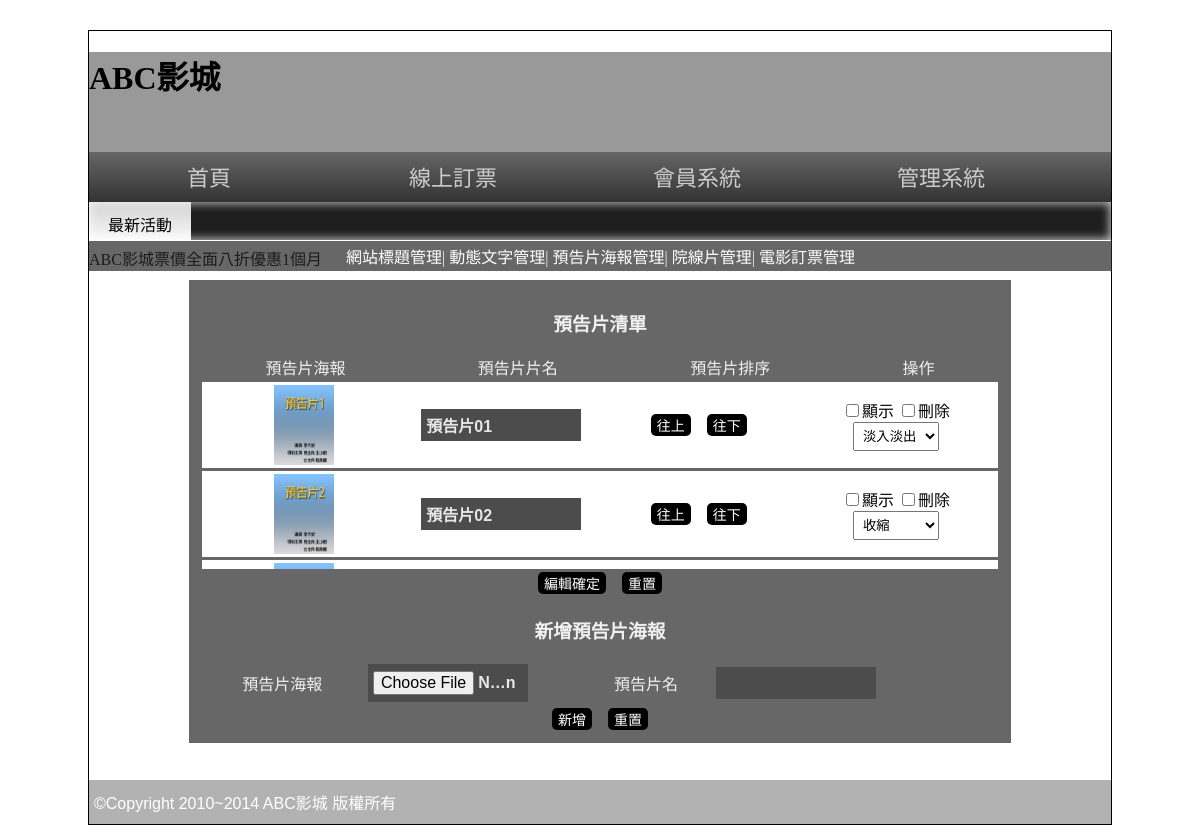
The page /back.php?do=poster (signed in) on the database its author committed.
### tables this page shows
CREATE TABLE `poster` (
  `id` int(10) UNSIGNED NOT NULL,
  `name` text NOT NULL,
  `img` text NOT NULL,
  `sh` int(1) NOT NULL DEFAULT 1,
  `rank` int(5) NOT NULL,
  `ani` int(1) NOT NULL DEFAULT 1
);

### api/db.php (called while the page is built, shortened)
<?php
class DB
{
    protected $dsn = "mysql:host=localhost;charset=utf8;dbname=web03-3;";
    protected $pdo;
    protected $table;
    public function __construct($table)
    {
        $this->table = $table;
        $this->pdo = new PDO($this->dsn, 'root', '');
    }
    private function sql_all($sql, $array, $other)
    {
        if (isset($this->table) && !empty($this->table)) {
            if (is_array($array)) {
                if (!empty($array)) {
                    $tmp = $this->a2s($array);
                    $sql .= " where " . join(" && ", $tmp);
                }
            } else {
                $sql .= " $array ";
            }
            return $sql .= $other;
        } else {
            echo "x table";
        }
    }
    function all($where = '', $other = '')
    {
        $sql = "select * from `$this->table` ";
        $sql = $this->sql_all($sql, $where, $other);
        return $this->pdo->query($sql)->fetchAll(PDO::FETCH_ASSOC);
    }
}
$Poster=new DB('poster');

### back/poster.php (the view, shortened to what this page needs)
<h3 class="ct">預告片清單</h3>
<div class="ct posterdiv" style="display: flex;justify-content:space-around">
    <div>預告片海報</div>
    <div>預告片片名</div>
    <div>預告片排序</div>
    <div>操作</div>
</div>
<form action="./api/save_poster.php" method="post">
    <div style="height: 190px;overflow:auto;">
        <?php
        $rows = $Poster->all(" order by rank");
        foreach ($rows as $idx=>$row) {
        ?>
        <div class="item" style="display: flex; justify-content:space-between;">
            <div><img src="./img/<?=$row['img'];?>" style="width:60px;height:80px;"></div>
            <div><input type="text" name="name[]" value="<?=$row['name'];?>"></div>
            <div>
                <input class="btn" type="button" value="往上" data-id="<?=$row['id'];?>" data-sw="<?=($idx!==0)?$rows[$idx-1]['id']:$row['id'];?>" >
                <input class="btn" type="button" value="往下" data-id="<?=$row['id'];?>" data-sw="<?=((count($rows)-1)!=$idx)?$rows[$idx+1]['id']:$row['id'];?>" >
            </div>
            <div>
                <input type="checkbox" name="sh[]" value="<?=$row['id'];?><?=($row['sh']==1)?'checked':'';?>">顯示
                <input type="checkbox" name="del[]" value="<?=$row['id'];?>">刪除
                <select name="ani[]" id="">
                    <option value="1"<?=($row['ani']==1)?'selected':'';?>>淡入淡出</option>
                    <option value="2"<?=($row['ani']==2)?'selected':'';?>>收縮</option>
                </select>
            </div>
        </div>
        <?php
        }
        ?>
    </div>
    <div class="ct">
        <input type="submit" value="編輯確定">
        <input type="reset" value="重置">
    </div>
</form>
<h3 class="ct">新增預告片海報</h3>
<form action="./api/save_poster.php" method="post" enctype="multipart/form-data">
<table class="ts">
<tr>
    <td>預告片海報</td>
    <td><input type="file" name="poster" id=""></td>
    <td>預告片名</td>
    <td><input type="text" name="name" id=""></td>
</tr>
</table>
<div class="ct">
    <input type="submit" value="新增">
    <input type="reset" value="重置">
</div>
</form>

### css/css.css (style rules this page uses)
body { font-family: 微軟正黑體; }
select, select option { padding: 5px; }
input[type='text'], input[type='file'], input[type='password'], textarea, .button { width: 150px; font-size: 16px; padding: 7px 5px 7px 5px; background: #4C4C4C; color: #E7E7E7; border: none; font: Open Sans, '微軟正黑體'; font-weight: 600; }
input[type='button'], input[type='submit'], input[type='reset'], button, .button { background: #000; color: #fff; border: none; cursor: pointer; font-size: 14px; text-decoration: none; margin: 3px 6px; border-radius: 5px; }
.ct { text-align: center; }
.ts { width: 90%; margin-left: auto; margin-right: auto; }

### back/poster.php (style rules this page uses)
.item { padding: 3px; margin: 3px; align-items: center; color:black; background-color: white; }
.item div { width: 24.5%; margin:0 0.25%; margin: auto; text-align: center; }

### rows shown on the page
poster: img (picture), name "預告片01", ani "淡入淡出"
poster: img (picture), name "預告片02", ani "收縮"
poster: img (picture)
